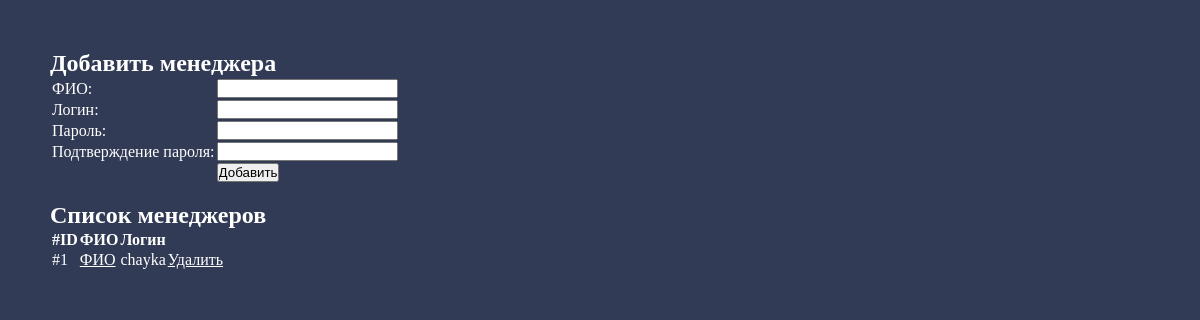
/managers.php (signed in), run on the app's committed database.
### tables this page shows
CREATE TABLE IF NOT EXISTS `managers` (
`id` int(11) NOT NULL,
  `fio` varchar(255) NOT NULL,
  `login` varchar(255) NOT NULL,
  `password` varchar(255) NOT NULL
);

### managers.php (the view, shortened to what this page needs)
<?php
require "config.php";
?>
<!DOCTYPE html>
<html lang="en">
<head>
	<link rel="stylesheet" href="style.css">
</head>
<body>
<div class="wrapper">
	<h2>Добавить менеджера</h2>
	<form action="" method="post">
		<table>
			<tr><td><label>ФИО: </label></td><td><input type="text" name="fio" id="fio"></td></tr>
			<tr><td><label>Логин: </label></td><td><input type="text" name="login" id="login"></td></tr>
			<tr><td><label>Пароль: </label></td><td><input type="password" id="pass" name="pass"></td></tr>
			<tr><td><label>Подтверждение пароля: </label></td><td><input type="password" id="pass_check"></td></tr>
			<tr><td></td><td><input type="submit" name="addmngr" value="Добавить" id="addmngr"></td></tr>
		</table>
	</form>
	<br>
	<h2>Список менеджеров</h2>
	<table>
		<thead>
			<tr>
				<th>#ID</th>
				<th>ФИО</th>
				<th>Логин</th>
				<th></th>
			</tr>
		</thead>
		<tbody>
			<?php
			$res = $DB->query("SELECT * from `managers`");
			while($man = $res->fetch_assoc()) {
				echo "<tr>";
				echo '<td>#'.$man["id"].'</td>';
				echo '<td><a href="/orders.php?manager='.$man["id"].'">'.$man["fio"].'</a></td>';
				echo '<td>'.$man["login"].'</td>';
				echo '<td><a href="?delete='.$man["id"].'" class="delete_man">Удалить</a></td>';
				echo "</tr>";
			}
			?>
		</tbody>
	</table>
</div>
</body>
</html>

### style.css (style rules this page uses)
* { margin:0; padding:0; }
body { background-color: #323B55; color:#fff; }
a { color:#fff; }
.wrapper { margin:50px; }

### data on the page
managers: id "1", fio "ФИО", login "chayka"
